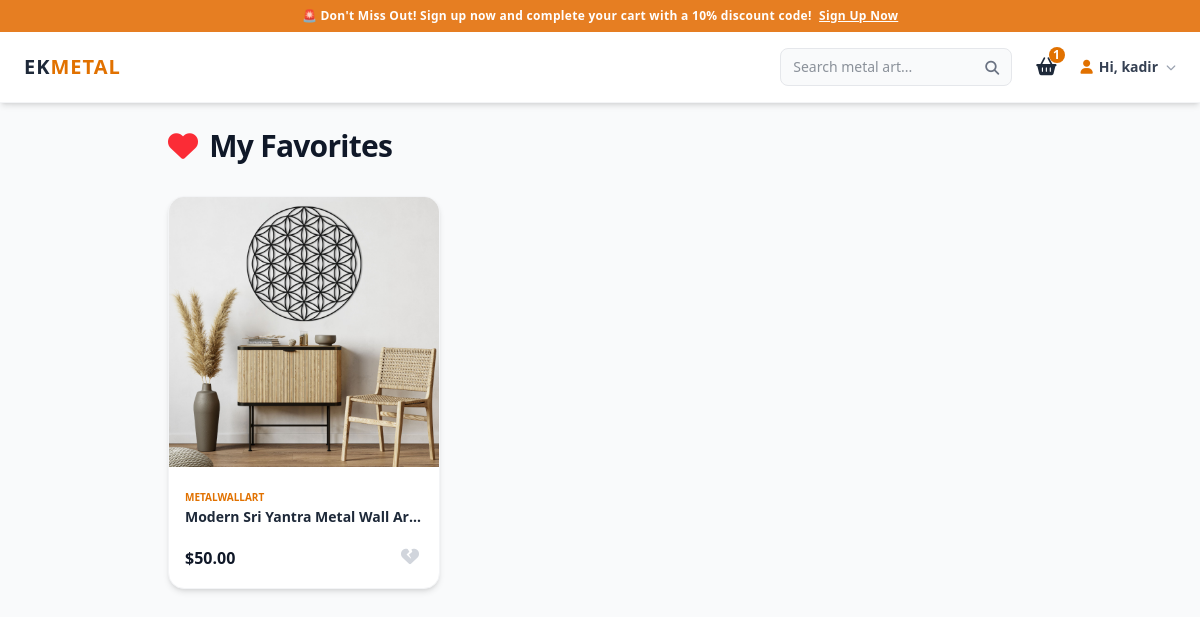
Screenshot of /my-favorites/ (signed in) with the database file from the repository.
### shop/models.py (models this page shows, shortened)
class Favorite(models.Model):
    user = models.ForeignKey(User, on_delete=models.CASCADE, related_name='favorites', verbose_name="User")
    product = models.ForeignKey(Product, on_delete=models.CASCADE, related_name='favorited_by', verbose_name="Product")
    created_at = models.DateTimeField(auto_now_add=True)
    class Meta:
        unique_together = ('user', 'product')

class Product(models.Model):
    category = models.ForeignKey(Category, on_delete=models.CASCADE, related_name='products', verbose_name="Category")
    title = models.CharField(max_length=200, verbose_name="Product Title")
    description = models.TextField(verbose_name="Product Description")
    description_features = models.TextField(blank=True, null=True, verbose_name="2. Açıklama (Kutulara Gidecek Kurumsal Metin)")
    price = models.DecimalField(max_digits=10, decimal_places=2, verbose_name="Base Price (Smallest Size)")
    discount_price = models.DecimalField(max_digits=10, decimal_places=2, null=True, blank=True, verbose_name="Discounted Base Price")
    stock = models.IntegerField(default=0, verbose_name="Stock Quantity")
    main_image = models.ImageField(upload_to='products/main/', verbose_name="Main Image")
    video = models.FileField(upload_to='products/videos/', null=True, blank=True, verbose_name="Product Video (Optional)")
    seo_keywords = models.CharField(max_length=500, blank=True, null=True, verbose_name="SEO Anahtar Kelimeler")
    is_active = models.BooleanField(default=True, verbose_name="Is Active?")
    created_at = models.DateTimeField(auto_now_add=True, verbose_name="Created At")
    class Meta:
        verbose_name = "Product"
        verbose_name_plural = "Products"

class Category(models.Model):
    name = models.CharField(max_length=100, verbose_name="Category Name")
    slug = models.SlugField(unique=True, help_text="Unique slug for URL")
    class Meta:
        verbose_name = "Category"
        verbose_name_plural = "Categories"

### shop/views.py (the view)
# urls.py: path('my-favorites/', views.my_favorites_view, name='my_favorites'),
@login_required(login_url='/login/')
def my_favorites_view(request):
    favorites = request.user.favorites.all().order_by('-created_at')
    return render(request, 'shop/my_favorites.html', {'favorites': favorites})

### shop/context_processors.py (called while the page is built)
def cart_item_count(request):
    if not request.user.is_authenticated:
        return {'cart_items_total': 0}
    try:
        cart = Cart.objects.get(user=request.user)
        total_items = sum(item.quantity for item in cart.items.all())
        return {'cart_items_total': total_items}
    except Cart.DoesNotExist:
        return {'cart_items_total': 0}

### shop/templates/shop/my_favorites.html (shortened to what this page needs)
<!DOCTYPE html>
<html lang="en">
<head>
    <script src="https://cdn.jsdelivr.net/npm/@tailwindcss/browser@4"></script>
    <link rel="stylesheet" href="https://cdnjs.cloudflare.com/ajax/libs/font-awesome/6.4.0/css/all.min.css">
</head>
<body class="bg-gray-50 text-gray-900 font-sans pt-24">
    {% include 'shop/navbar.html' %}
    <main class="max-w-4xl mx-auto px-4 py-8">
        <h1 class="text-3xl font-black tracking-tight mb-8 flex items-center gap-3">
            <i class="fa-solid fa-heart text-red-500"></i> My Favorites
        </h1>
        {% if favorites %}
            <div class="grid grid-cols-1 sm:grid-cols-2 md:grid-cols-3 gap-6">
                {% for fav in favorites %}
                <div class="bg-white rounded-2xl shadow-md border border-gray-100 overflow-hidden transition hover:shadow-lg relative group">
                    <a href="{% url 'product_detail' fav.product.id %}" class="block aspect-square overflow-hidden bg-gray-50">
                        <img src="{{ fav.product.main_image.url }}" class="w-full h-full object-cover group-hover:scale-105 transition duration-300">
                    </a>
                    <div class="p-4 space-y-2">
                        <span class="text-[10px] font-bold text-amber-600 uppercase">{{ fav.product.category.name }}</span>
                        <a href="{% url 'product_detail' fav.product.id %}" class="block hover:text-amber-600 transition">
                            <h3 class="text-sm font-bold text-gray-800 truncate">{{ fav.product.title }}</h3>
                        </a>
                        <div class="flex justify-between items-center pt-2">
                            <span class="text-base font-black text-gray-900">${{ fav.product.price }}</span>
                            <a href="{% url 'toggle_favorite' fav.product.id %}" class="text-gray-300 hover:text-red-500 transition text-sm p-1">
                                <i class="fa-solid fa-heart-crack text-lg"></i>
                            </a>
                        </div>
                    </div>
                </div>
                {% endfor %}
            </div>
        {% endif %}
    </main>
</body>
</html>

### shop/templates/shop/navbar.html (shortened to what this page needs)
<div class="fixed top-0 left-0 w-full z-50 shadow-md">
    <div class="w-full bg-[#e67e22] text-white text-center py-2 text-[11px] md:text-xs font-bold tracking-wide">
        🚨 Don't Miss Out! Sign up now and complete your cart with a 10% discount code! <a href="#" class="underline ml-1">Sign Up Now</a>
    </div>
    <nav class="w-full bg-white px-6 py-4 flex justify-between items-center border-b border-gray-100">
        <a href="/" class="text-xl font-bold tracking-wider text-gray-800">EK<span class="text-amber-600">METAL</span></a>
        <div class="space-x-4 md:space-x-6 flex items-center">
            <form action="" method="GET" class="flex items-center bg-gray-50 rounded-lg px-3 py-1.5 border border-gray-200 focus-within:border-amber-600 transition">
                <input type="text" name="q" value="{{ current_query|default:'' }}" placeholder="Search metal art..." class="bg-transparent text-xs md:text-sm focus:outline-none w-24 sm:w-36 md:w-48 text-gray-800">
                <button type="submit" class="text-gray-500 hover:text-amber-600 transition">
                    <i class="fa-solid fa-magnifying-glass text-xs md:text-sm"></i>
                </button>
            </form>
            <a href="{% url 'cart_detail' %}" class="hover:text-amber-600 transition relative text-gray-800">
                <i class="fa-solid fa-basket-shopping text-lg"></i>
                <span class="absolute -top-2 -right-2 bg-amber-600 text-white text-xs w-4 h-4 rounded-full flex items-center justify-center font-bold">
                    {{ cart_items_total }}
                </span>
            </a>
            {% if request.user.is_authenticated %}
                <div class="relative inline-block text-left">
                    <button onclick="toggleGlobalNavbarMenu(event)" type="button" id="global-nav-btn" class="flex items-center gap-1.5 text-xs md:text-sm font-bold text-gray-700 hover:text-amber-600 transition focus:outline-none cursor-pointer">
                        <i class="fa-solid fa-user text-amber-600"></i>
                        <span>Hi, {{ request.user.username }}</span>
                        <i class="fa-solid fa-chevron-down text-[10px] ml-0.5 text-gray-400"></i>
                    </button>
                </div>
            {% else %}
                <a href="{% url 'login' %}" class="bg-gray-900 text-white px-4 py-1.5 rounded-lg text-sm hover:bg-amber-600 transition">Login</a>
            {% endif %}
        </div>
    </nav>
</div>

### rows the page displays
Favorite: product.main_image (picture), product.category.name "METALWALLART", product "Modern Sri Yantra Metal Wall Ar…", product.price "50.00"

### other values shown
{{ cart_items_total }} "1"
{{ request.user.username }} "kadir"
